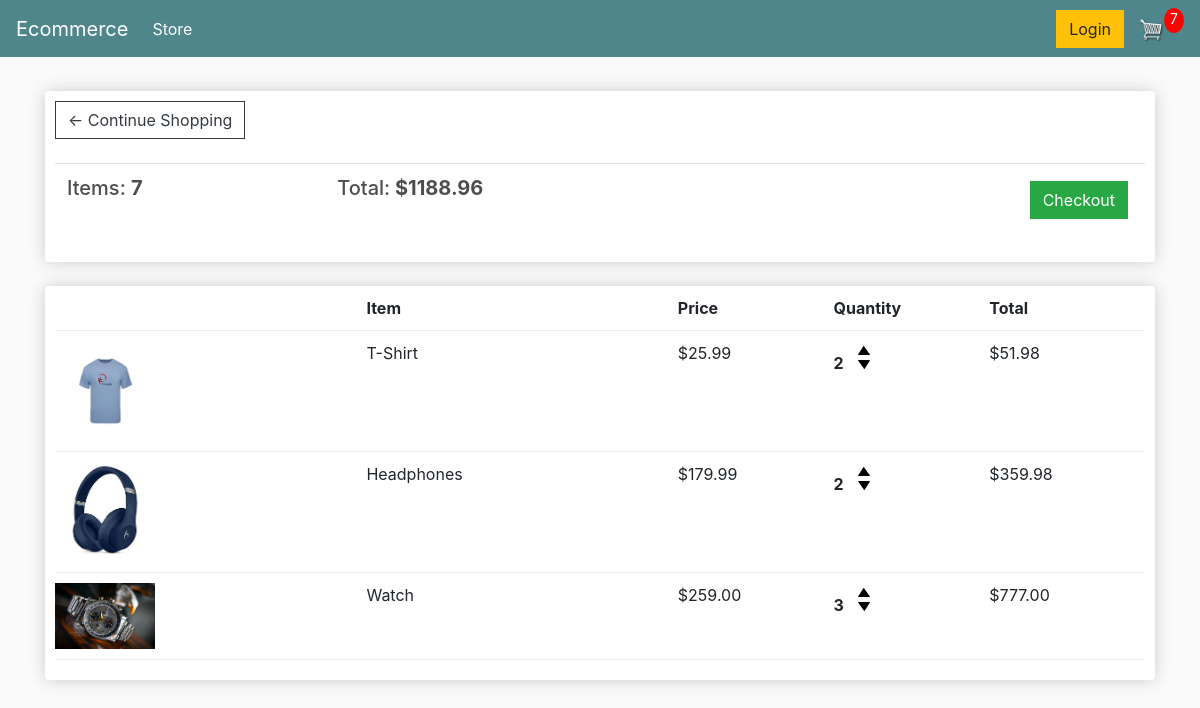
The app's page /cart/ (signed in), older data.
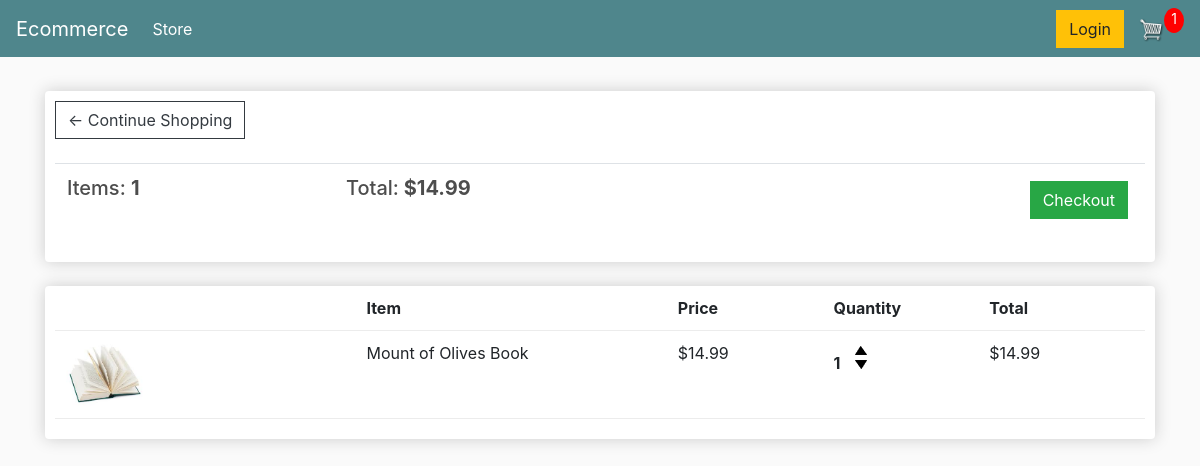
The same page, newer data.
### store/models.py (models this page shows, shortened)
class Order(models.Model):
    customer = models.ForeignKey(
        Customer, on_delete=models.SET_NULL, null=True, blank=True)
    date_ordered = models.DateTimeField(auto_now_add=True)
    complete = models.BooleanField(default=False)
    transaction_id = models.CharField(max_length=100, null=True)
    @property
    def get_cart_total(self):
        orderitems = self.orderitem_set.all()
        return sum(item.get_total for item in orderitems)
    @property
    def get_cart_items(self):
        orderitems = self.orderitem_set.all()
        return sum(item.quantity for item in orderitems)

class OrderItem(models.Model):
    product = models.ForeignKey(Product, on_delete=models.SET_NULL, null=True)
    order = models.ForeignKey(Order, on_delete=models.SET_NULL, null=True)
    quantity = models.IntegerField(default=0, null=True, blank=True)
    date_added = models.DateTimeField(auto_now_add=True)
    @property
    def get_total(self):
        return self.product.price * self.quantity

class Product(models.Model):
    name = models.CharField(max_length=200)
    price = models.FloatField()
    digital = models.BooleanField(default=False, null=True, blank=True)
    image = models.ImageField(null=True, blank=True)
    @property
    def imageURL(self):
        try:
            url = self.image.url
        except Exception:
            url = ''
        return url

### store/views.py (the view)
# urls.py: path('cart/', views.cart, name='cart'),
def cart(request):
    if request.user.is_authenticated:
        customer = request.user.customer
        order, created = Order.objects.get_or_create(
            customer=customer, complete=False)
        items = order.orderitem_set.all()
        cartItems = order.get_cart_items
    else:
        items = []
        order = {'get_cart_total': 0, 'get_cart_items': 0, 'shipping': False}
        cartItems = order['get_cart_items']
    context = {'items': items, 'order': order, 'cartItems': cartItems}
    return render(request, 'store/cart.html', context)

### store/templates/store/cart.html (shortened to what this page needs)
{% extends 'store/main.html' %}
{% load static %}
{% block content %}
<head>
</head>
<div class="row">
    <div class="col-lg-12">
        <div class="box-element">
            <a class="btn btn-outline-dark" href="{% url 'store' %}">&#x2190; Continue Shopping</a>
            <br>
            <br>
            <table class="table">
                <tr>
                    <th>
                        <h5>Items: <strong>{{order.get_cart_items}}</strong></h5>
                    </th>
                    <th>
                        <h5>Total:<strong> ${{order.get_cart_total|floatformat:2}}</strong></h5>
                    </th>
                    <th>
                        <a style="float:right; margin:5px;" class="btn btn-success"
                            href="{% url 'checkout' %}">Checkout</a>
                    </th>
                </tr>
            </table>
        </div>
        <br>
        <div class="box-element">
            <div class="cart-row">
                <div style="flex:2"></div>
                <div style="flex:2"><strong>Item</strong></div>
                <div style="flex:1"><strong>Price</strong></div>
                <div style="flex:1"><strong>Quantity</strong></div>
                <div style="flex:1"><strong>Total</strong></div>
            </div>
            {% for item in items %}
            <div class="cart-row">
                <div style="flex:2"><img class="row-image" src="{{item.product.imageURL}}"></div>
                <div style="flex:2">
                    <p>{{item.product.name}}</p>
                </div>
                <div style="flex:1">
                    <p>${{item.product.price|floatformat:2}}</p>
                </div>
                <div style="flex:1">
                    <p class="quantity">{{item.quantity}}</p>
                    <div class="quantity">
                        <img data-product="{{item.product.id}}" data-action="add" class="chg-quantity update-cart"
                            src="{% static  'images/arrow-up.png' %}">
                        <img data-product="{{item.product.id}}" data-action="remove" class="chg-quantity update-cart"
                            src="{% static  'images/arrow-down.png' %}">
                    </div>
                </div>
                <div style="flex:1">
                    <p>${{item.get_total|floatformat:2}}</p>
                </div>
            </div>
            {% endfor %}
        </div>
    </div>
    {% endblock content %}

Row changes from the older to the newer data that the page shows:
removed OrderItem: product.imageURL (picture), product.name "T-Shirt", product.price "25.99", quantity "2", get_total "51.98"
removed OrderItem: product.imageURL (picture), product.name "Headphones", product.price "179.99", quantity "2", get_total "359.98"
removed OrderItem: product.imageURL (picture), product.name "Watch", product.price "259.00", quantity "3", get_total "777.00"
computed for Order: get_cart_items "7" → "1"; get_cart_total "1188.96" → "14.99"
added OrderItem: product.imageURL (picture), product.name "Mount of Olives Book", product.price "14.99", quantity "1", get_total "14.99"
Text that changed along with them:
{{ cartItems }}: "7" → "1"
